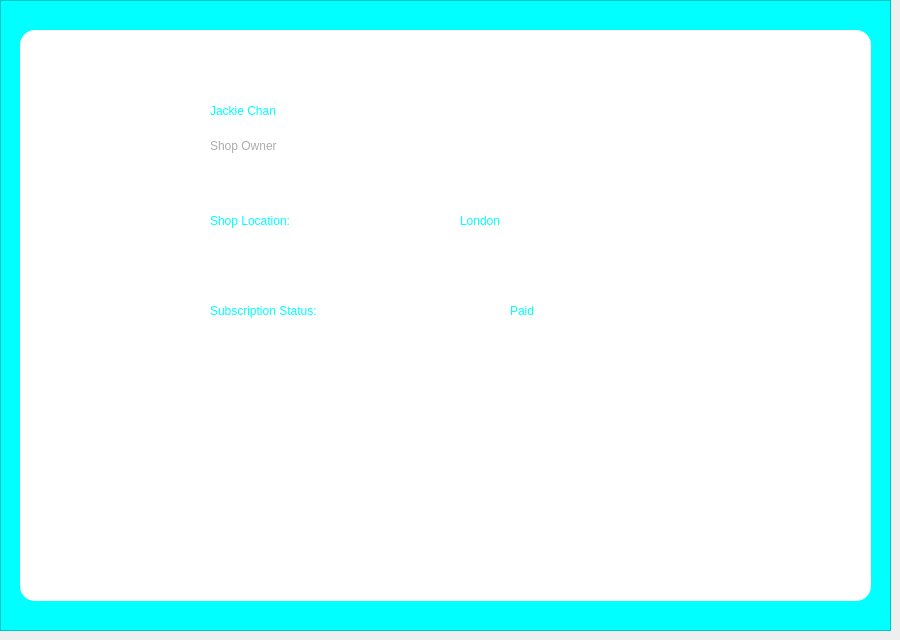
    <widget class="QWidget" name="page_4">
     <widget class="QFrame" name="frame_20">
      <property name="geometry">
       <rect>
        <x>0</x>
        <y>0</y>
        <width>891</width>
        <height>631</height>
       </rect>
      </property>
      <property name="font">
       <font>
        <family>Segoe UI</family>
        <pointsize>10</pointsize>
        <weight>50</weight>
        <italic>false</italic>
        <bold>false</bold>
       </font>
      </property>
      <property name="styleSheet">
       <string notr="true">background-color: rgb(0, 255, 255);</string>
      </property>
      <property name="frameShape">
       <enum>QFrame::StyledPanel</enum>
      </property>
      <property name="frameShadow">
       <enum>QFrame::Raised</enum>
      </property>
      <widget class="QFrame" name="frame_21">
       <property name="geometry">
        <rect>
         <x>20</x>
         <y>30</y>
         <width>851</width>
         <height>571</height>
        </rect>
       </property>
       <property name="styleSheet">
        <string notr="true">background-color: rgb(255, 255, 255);border-radius: 15px;</string>
       </property>
       <property name="frameShape">
        <enum>QFrame::StyledPanel</enum>
       </property>
       <property name="frameShadow">
        <enum>QFrame::Raised</enum>
       </property>
       <widget class="QLabel" name="label_38">
        <property name="geometry">
         <rect>
          <x>110</x>
          <y>50</y>
          <width>81</width>
          <height>91</height>
         </rect>
        </property>
        <property name="text">
         <string/>
        </property>
        <property name="pixmap">
         <pixmap>../../../../Downloads/acc.png</pixmap>
        </property>
       </widget>
       <widget class="QLabel" name="label_39">
        <property name="geometry">
         <rect>
          <x>190</x>
          <y>60</y>
          <width>351</width>
          <height>41</height>
         </rect>
        </property>
        <property name="styleSheet">
         <string notr="true">color: rgb(0, 255, 255);
font: 87 20pt &quot;Segoe UI Black&quot;;</string>
        </property>
        <property name="text">
         <string>Jackie Chan</string>
        </property>
       </widget>
       <widget class="QLabel" name="label_40">
        <property name="geometry">
         <rect>
          <x>190</x>
          <y>100</y>
          <width>101</width>
          <height>31</height>
         </rect>
        </property>
        <property name="styleSheet">
         <string notr="true">color: rgb(172, 172, 172);
font: 87 12pt &quot;Segoe UI Black&quot;;</string>
        </property>
        <property name="text">
         <string>Shop Owner</string>
        </property>
       </widget>
       <widget class="QLabel" name="label_41">
        <property name="geometry">
         <rect>
          <x>190</x>
          <y>150</y>
          <width>201</width>
          <height>81</height>
         </rect>
        </property>
        <property name="styleSheet">
         <string notr="true">color: rgb(0, 255, 255);
font: 87 20pt &quot;Segoe UI Black&quot;;</string>
        </property>
        <property name="text">
         <string>Shop Location:</string>
        </property>
       </widget>
       <widget class="QLabel" name="label_42">
        <property name="geometry">
         <rect>
          <x>440</x>
          <y>150</y>
          <width>161</width>
          <height>81</height>
         </rect>
        </property>
        <property name="styleSheet">
         <string notr="true">color: rgb(0, 255, 255);
font: 87 20pt &quot;Segoe UI Black&quot;;</string>
        </property>
        <property name="text">
         <string>London</string>
        </property>
       </widget>
       <widget class="QLabel" name="label_43">
        <property name="geometry">
         <rect>
          <x>190</x>
          <y>250</y>
          <width>271</width>
          <height>61</height>
         </rect>
        </property>
        <property name="styleSheet">
         <string notr="true">color: rgb(0, 255, 255);
font: 87 20pt &quot;Segoe UI Black&quot;;</string>
        </property>
        <property name="text">
         <string>Subscription Status:</string>
        </property>
       </widget>
       <widget class="QLabel" name="label_44">
        <property name="geometry">
         <rect>
          <x>490</x>
          <y>250</y>
          <width>251</width>
          <height>61</height>
         </rect>
        </property>
        <property name="styleSheet">
         <string notr="true">color: rgb(0, 255, 255);
font: 87 20pt &quot;Segoe UI Black&quot;;</string>
        </property>
        <property name="text">
         <string>Paid</string>
        </property>
       </widget>
      </widget>
     </widget>
    </widget>
